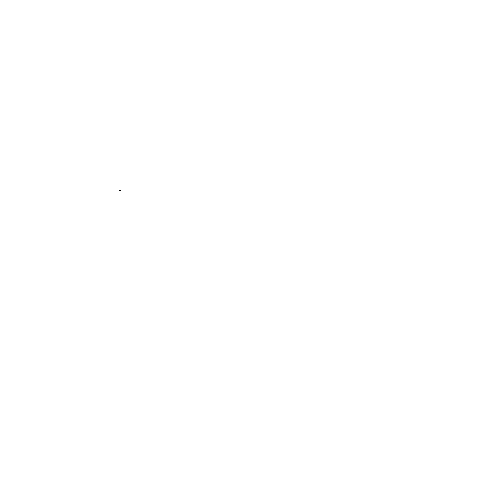
Frame 1 (no input)
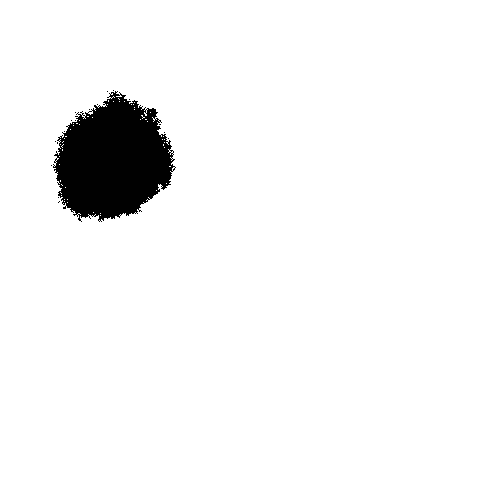
Frame 60 (the mouse pressed at the canvas centre just before this capture)
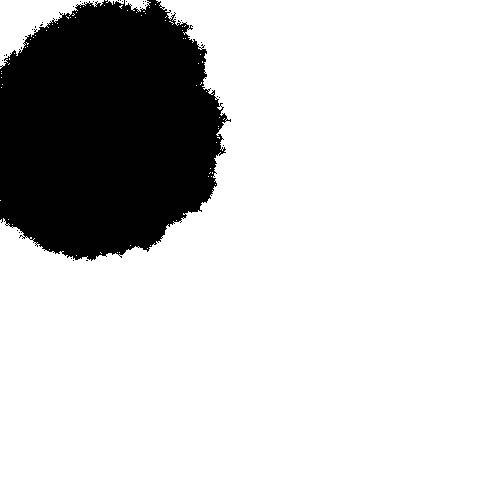
Frame 120 (the mouse held since frame 60 and released just before this capture)

The Processing sketch that drew these frames (run headless with seeded random() and noise(); from frame 60 on, the mouse is pressed at the canvas centre):

// Processing sketch: Covid
// ── Covid.pde
int f,m,x,y,c,a=color(1),b=-1,o=a,p=b,s;void setup(){size(500,500);}void draw(){m=0;for(x=0;x<500;x++){for(y=0;y<500;y++){if(f<1){c=random(1)<.00001?o:p;set(x,y,c);}if(get(x,y)==o)set((int)random(4)-2+x,(int)random(4)-2+y,o);else m++;}}if(m<1|m>249999){f=0;s=o;o=p;p=s;}else f++;}
